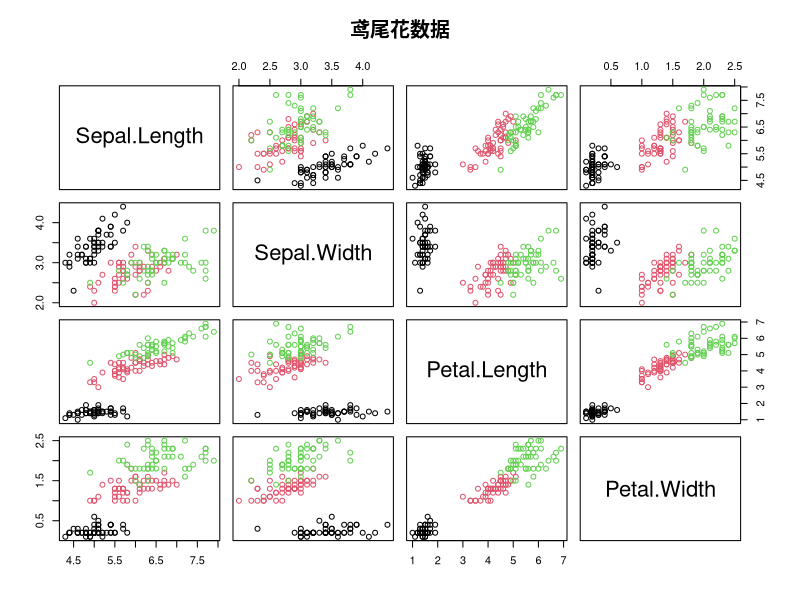
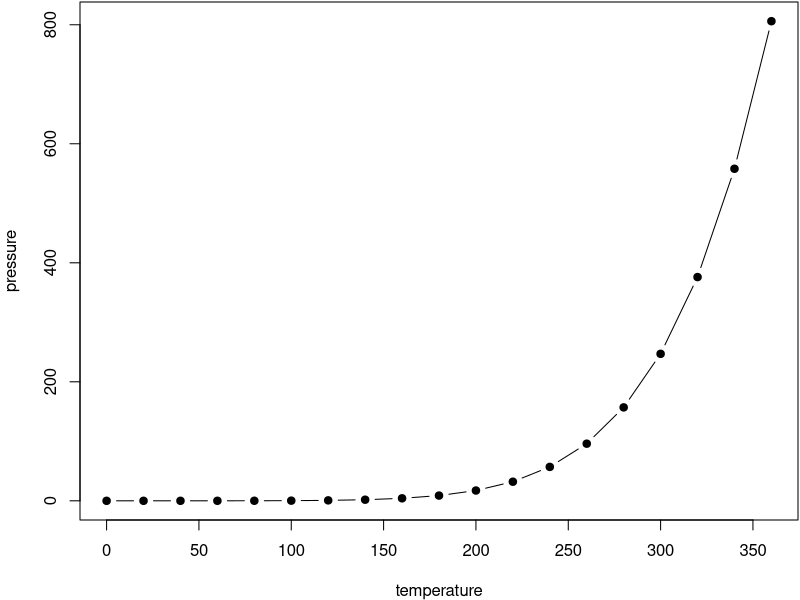

Write R code to recreate these figures, in order.
## ---- chunk 1
knitr::opts_chunk$set(echo = FALSE, collapse = TRUE, fig.align = 'center',
                      fig.showtext = TRUE, out.width = '.7\\textwidth')
## ---- chunk 2
plot(iris[,-5], col = iris$Species, main = '鸢尾花数据')
## ---- chunk 3
sessionInfo()
## ---- chunk 4
par(mar = c(4, 4, .1, .1))
plot(pressure, type = 'b', pch = 19)
## ---- chunk 5
knitr::kable(
  head(iris, 20), caption = 'Here is a nice table!',
  booktabs = TRUE
)
## ---- chunk 6
summary(faithful)
## ---- chunk 7
summary(cars)
## ---- chunk 8
summary(iris)
